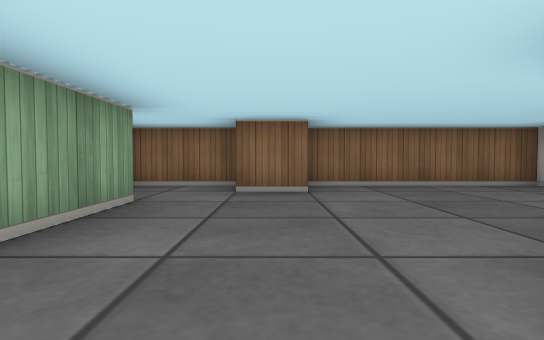
View 1 (above)

13 first-person views from a walk through a cub3D maze. The camera is about half as high as the walls, tilts 2° down and sees 80° across. The floor is counted in squares. Each view is taken from the middle of a square. On the plan, view 1 faces up. The plan holds only what a view shows up to about 9 squares ahead; the rest is blank. The place goes on beyond the plan.

View 2
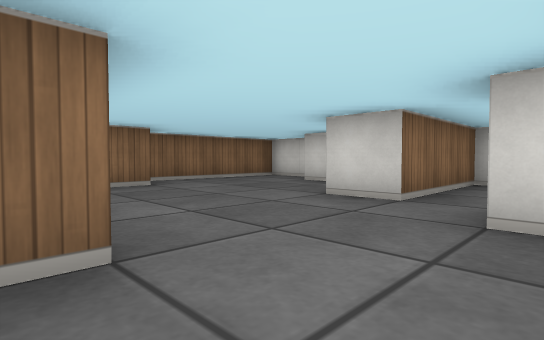

View 3
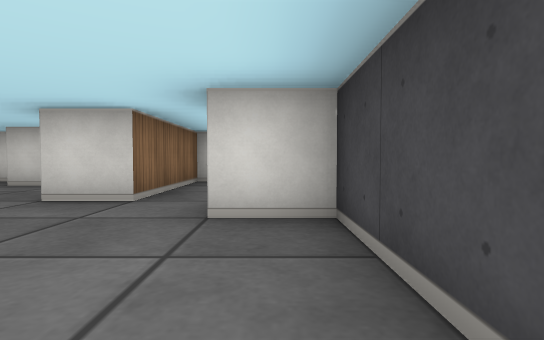

View 4
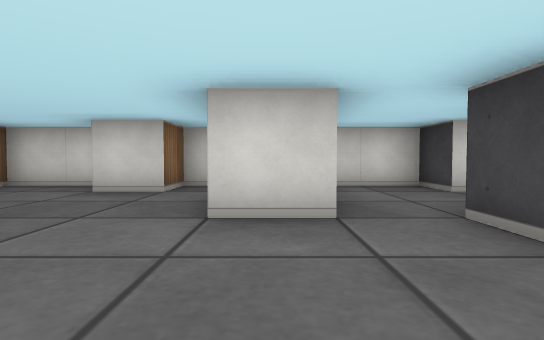

View 5
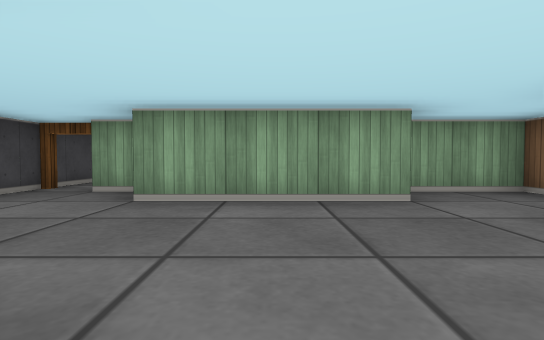

View 6
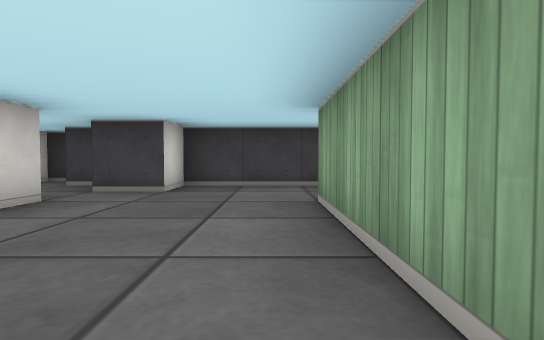

View 7
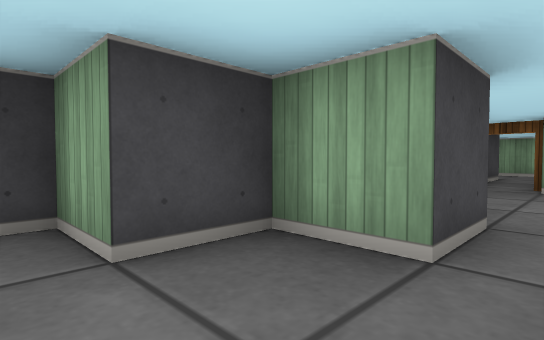

View 8
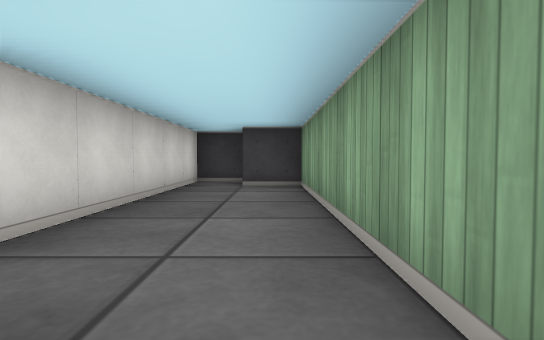

View 9
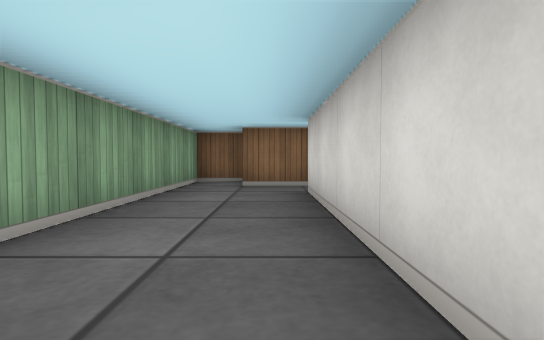

View 10
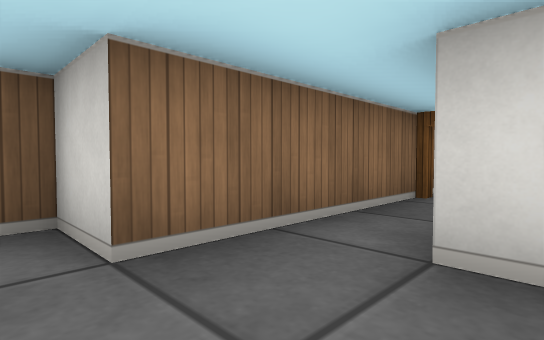

View 11
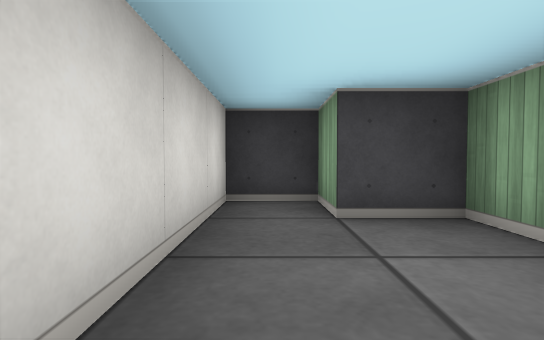

View 12
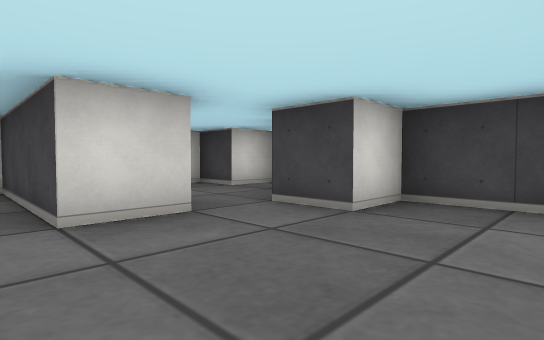

View 13
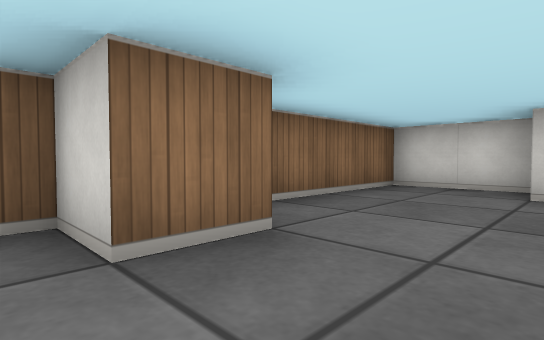

### Floor plan
Ten units are one square. View 1 is at (0, 0); x grows to the right and y downward. Boxes are objects, and circles mark ways between rooms. Rooms are numbered by the first view taken in them; rooms with no view inside come last. Other rooms are left out.
<svg viewBox="-80 -60 130 130">
<path fill="none" stroke="#000" d="M6 -45 -5 -45 -5 -55 -25 -55 -25 -39M15 -5 15 -15 45 -15 45 -25 35 -25 35 -35M-15 -36 -15 -5 -19 -5M45 -35 45 -55 5 -55M-25 -1 -25 5M-30 15 5 15 5 5 15 5M15 5 15 15 25 15 25 25 35 25 35 15 45 15 45 -5 15 -5M-25 5 -65 5 -65 -5 -75 -5 -75 55 -65 55 -65 65 -55 65 -55 15 -30 15"/>
<circle cx="20" cy="0" r="3" fill="#2a7"/>
<circle cx="-30" cy="10" r="3" fill="#2a7"/>
<text x="10" y="-30">1</text>
<text x="30" y="10">2</text>
<text x="-60" y="30">3</text>
</svg>
Room 1 opens to room 2. Room 1 opens to room 3.

Where each view was taken, in squares from view 1:
view 1: 0 up, 0 right, facing up
view 2: 1 down, 2 left, facing up-right
view 3: 1 down, 2 left, facing right
view 4: 1 up, 1 left, facing right
view 5: 2 up, 2 right, facing left
view 6: 4 up, 1 left, facing down
view 7: 0 up, 3 right, facing down-left
view 8: 0 up, 7 left, facing down
view 9: 6 down, 6 left, facing up
view 10: 2 down, 7 left, facing up-right
view 11: 3 down, 6 left, facing down
view 12: 2 up, 1 left, facing down-right
view 13: 3 up, 1 left, facing up-right
